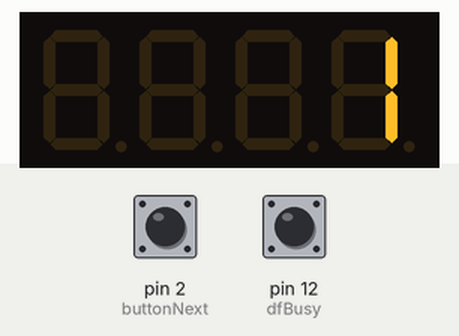
Simulated run of this sketch. Board: Arduino Uno, built with avr-gcc and run on an emulated ATmega328P. Shown: 4-digit seven-segment display. The inputs (shaded band) are chosen by the test bench; at power-on: pin 12 (dfBusy) HIGH, pin 2 (buttonNext) HIGH. The audio player accepts every command and is not drawn; what the sketch prints to the serial monitor is not drawn.

Above: at 2.2 s.
2.3 s: pin 12 (dfBusy) driven LOW
3.8 s: pin 2 (buttonNext) pulled LOW for 1 s
At 5.6 s:
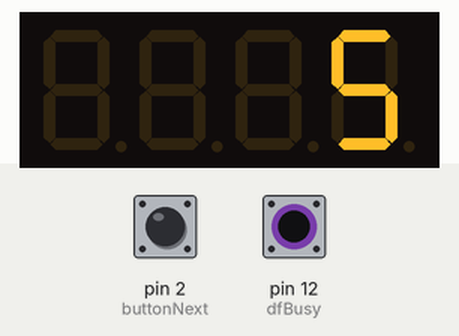
6.3 s: pin 2 (buttonNext) pulled LOW for 1 s
At 7.6 s:
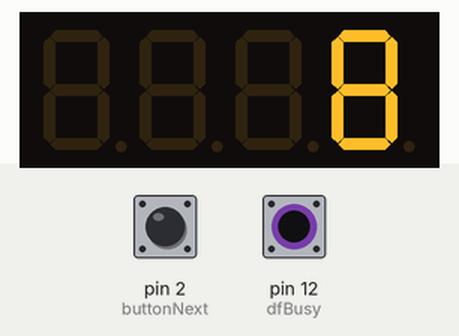
8.8 s: pin 12 (dfBusy) driven HIGH
10.6 s: pin 12 (dfBusy) pulsed LOW 5 times (0.12 s each, 0.3 s apart)
At 12.8 s:
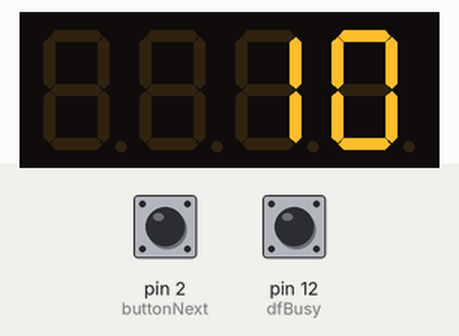
13.6 s: pin 12 (dfBusy) pulsed LOW 2 times (0.12 s each, 0.3 s apart)
At 14.4 s:
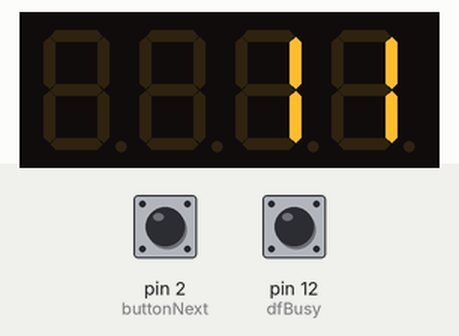
Timing chart, 0 to 16.6 s (numbered marks = the images above; inputs shaded):
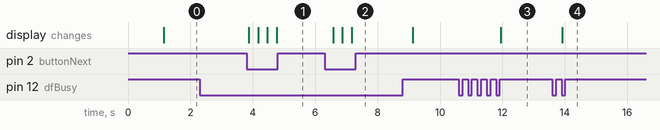

Measured:
- after the input at 2.3 s, every drawn part: stays the same
- after the input at 3.8 s, the display: first changes after 0.07 s (image 1 shows a later state)
- after the input at 6.3 s, the display: first changes after 0.27 s (image 2 shows a later state)
- after the input at 10.6 s, the display: changes after 1.4 s (image 3)
- after the input at 13.6 s, the display: changes after 0.32 s (image 4)

The sketch:

MP3_bdoc_04_dfplayer_mp3_test_nextbutton_LEDtm1637_COMPLETE.ino
```cpp
/* 04_dfplayer_mp3_test_nextbutton
 * This is LCBBs basic mp3 test code (based on DRRobot's DFPlayer code) for sequential
 * mp3 playing tests and basic functionality. Other related code including more advnaced
 * functioanlity and LED track displays can be found at:
 * https://github.com/LetsCodeBlacksburg/arduino-mp3-player
 *
 *  This version cleans up the playback code a bit and adds
 *  structure for reading buttons and navigating playlists. This
 *  version is also best suited for tracking the song # for
 *  displaying on a display device.
 *
 *  tweeks-pub1@theweeks.org, 2018-06-27
 */

#include "Arduino.h"
#include <SoftwareSerial.h>
#include <DFRobotDFPlayerMini.h>


// LED Display
#include <TM1637Display.h>
// Module connection pins (Digital Pins). Should match your connections.
#define CLK 8
#define DIO 9
#define TEST_DELAY   20
TM1637Display display(CLK, DIO);
boolean leadingZeros = false;


//// HARDWARE SETTINGS/HOOKUPS
///////////////////////////////////////
// Hardware wiring of DFPlayer
//
// DFPlay mini  --Vcc(1)--RX(2)--TX(3)--DACR(4)--GND(7)  +(6) -(8)  ...  _BUSY
//                 |       |      |       |       |      |    |           |
//     Arduino    5v      11*    10*     A0      GND     |    |          12*
//                                                       \Spkr/
//                              * requires 1k resisitor
//DFPlayer mp3 player settings
const int ardRX=10;       // The arduino software Receive lins (goes to DFPlayer TX)
const int ardTX=11;       // The arduino software Transmit line (goes to DFPlayer RX)
const int dfBusy=12;      // From DFPlayer pin 16, active low (HIGH != playing sound)

int sndFile=1;            // Sound file pointer (all files must start with 0001 format).
                          // All files assumed to be in dir named "MP3"
int fileCount=12;         // Either set the max # of files here, or load
                          // it from myDFPlayer.readFileCounts()
  // NOTE: readFileCounts() also sees deleted files and is less reliable.
  // One way to address is by reformatting the SDcard before re-loading musuc.

int setVol=20;            //Set volume value (0~30)

// Set up Arduino control buttons to do stuff here (and in setup)
const int buttonNext = 2;

// Software Serial Pins To DFPlayer
SoftwareSerial mySoftwareSerial(10,11); // RX, TX

DFRobotDFPlayerMini myDFPlayer;
void printDetail(uint8_t type, int value);

//// LARGE SETUP BLOCK
//////////////////////////////////
void setup(){
  // non MP3 stuff
  pinMode(buttonNext, INPUT);
  display.setBrightness(0xff);
  display.showNumberDec(0, true);

  //  Set up DFPlay mini
  delay(250);
  pinMode(ardRX, INPUT);
  pinMode(ardTX, OUTPUT);
  pinMode(dfBusy, INPUT);
  delay(100);
  mySoftwareSerial.begin(9600);
  delay(100);
  Serial.begin(9600);
  Serial.println(F("DFRobot DFPlayer Setup"));
  Serial.println(F("Initializing DFPlayer ... (May take 3~5 seconds)"));

  // Check for DFPlay initialization via softserial
  if (!myDFPlayer.begin(mySoftwareSerial)) {
    // if it did not work
    delay(20);
    Serial.println(F("Unable to begin:"));
    Serial.println(F("1.Please recheck the connection!"));
    Serial.println(F("2.Please insert the SD card!"));
    // T-SHOOTING
    Serial.print("INFO: player state / file counts: ");
    Serial.print(myDFPlayer.readState()); //read mp3 state
    Serial.print(" / ");
    Serial.println(myDFPlayer.readFileCounts()); //read all file counts in SD card
    while(true);      // Hang forever if error
  }

  // if serial setup worked
  Serial.println(F("DFPlayer Mini online."));
  Serial.println(F("Reinsert SD card to start playing."));
  // configure settings
  myDFPlayer.setTimeOut(500); //Set serial communictaion time out 500ms
  myDFPlayer.volume(setVol);  //Set volume value (0~30).
  myDFPlayer.EQ(DFPLAYER_EQ_NORMAL);
  myDFPlayer.outputDevice(DFPLAYER_DEVICE_SD);

///// Print Status:
  Serial.print("SETUP-INFO: player state= ");
  Serial.print(myDFPlayer.readState());         //read mp3 state
  Serial.print(" / volume setting(0-30)= ");
  Serial.print(myDFPlayer.readVolume());        //read current volume
  Serial.print(" / EQ setting= ");
  Serial.print(myDFPlayer.readEQ());          //read EQ setting
  Serial.print(" / fileCount= ");
  Serial.println(myDFPlayer.readFileCounts());  //read all file counts in SD card
}


//// MAIN LOOP
///////////////////////////////////////////
void loop()
{


  // If at the last sound file, then loop back to the top (1)
  if (sndFile == (fileCount+1) ) {
    sndFile = 1;
  }

  // Begin playing the next sound file...
  Serial.print("************** PLAYING SONG #");
  Serial.println(sndFile);
  myDFPlayer.playMp3Folder(sndFile);
  display.showNumberDec(sndFile, leadingZeros);   // This is it
  delay(100);                 // wait to start


  // If DFPlayer _BUSY line is active(low), while/scan for button presses.
  if (!digitalRead(dfBusy) == true ){
    Serial.println("Player _BUSY, still playing...");
    Serial.print("Watching for button presses.");
    while(!digitalRead(dfBusy) == true ){
      int x=x+1;
      if(x%50 == 0)
        Serial.print("\n");
      Serial.print(".");
      if(digitalRead(buttonNext) == LOW){   // If detect buttonNext, go to next song.
        sndFile++;                          // Incriment to the next sound file
        if(sndFile>fileCount)
          sndFile=1;
        myDFPlayer.playMp3Folder(sndFile);  // Play it (from the MP3 directory)
        Serial.print("\nPlaying file # ");
        Serial.println(sndFile);
        display.showNumberDec(sndFile, leadingZeros);   // This is it
      }
    delay(250);
    }

  delay(150);
  sndFile++;     // Increment to the next sound file
  }
}

//// printDetail()
/////////////////////////////////////
void printDetail(uint8_t type, int value){
  switch (type) {
    case TimeOut:
      Serial.println(F("Time Out!"));
      break;
    case WrongStack:
      Serial.println(F("Stack Wrong!"));
      break;
    case DFPlayerCardInserted:
      Serial.println(F("Card Inserted!"));
      break;
    case DFPlayerCardRemoved:
      Serial.println(F("Card Removed!"));
      break;
    case DFPlayerCardOnline:
      Serial.println(F("Card Online!"));
      break;
    case DFPlayerPlayFinished:
      Serial.print(F("Number:"));
      Serial.print(value);
      Serial.println(F(" Play Finished!"));
      break;
    case DFPlayerError:
      Serial.print(F("DFPlayerError:"));
      switch (value) {
        case Busy:
          Serial.println(F("Card not found"));
          break;
        case Sleeping:
          Serial.println(F("Sleeping"));
          break;
        case SerialWrongStack:
          Serial.println(F("Get Wrong Stack"));
          break;
        case CheckSumNotMatch:
          Serial.println(F("Check Sum Not Match"));
          break;
        case FileIndexOut:
          Serial.println(F("File Index Out of Bound"));
          break;
        case FileMismatch:
          Serial.println(F("Cannot Find File"));
          break;
        case Advertise:
          Serial.println(F("In Advertise"));
          break;
        default:
          break;
      }
      break;
    default:
      break;
  }
}
```
